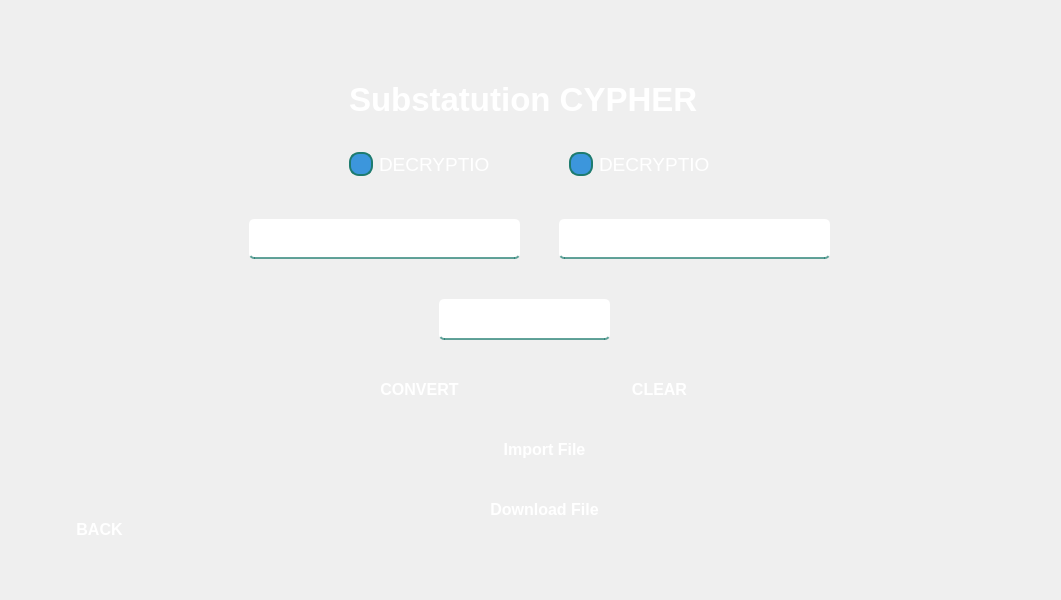
<?xml version="1.0" encoding="UTF-8"?>
<ui version="4.0">
 <class>Form</class>
 <widget class="QWidget" name="Form">
  <property name="geometry">
   <rect>
    <x>0</x>
    <y>0</y>
    <width>1061</width>
    <height>600</height>
   </rect>
  </property>
  <property name="font">
   <font>
    <family>Marlett</family>
    <pointsize>10</pointsize>
   </font>
  </property>
  <property name="windowTitle">
   <string>Form</string>
  </property>
  <widget class="QWidget" name="widget" native="true">
   <property name="geometry">
    <rect>
     <x>9</x>
     <y>19</y>
     <width>1011</width>
     <height>561</height>
    </rect>
   </property>
   <property name="font">
    <font>
     <family>Segoe UI</family>
     <pointsize>10</pointsize>
    </font>
   </property>
   <widget class="QLabel" name="label">
    <property name="geometry">
     <rect>
      <x>10</x>
      <y>0</y>
      <width>971</width>
      <height>551</height>
     </rect>
    </property>
    <property name="styleSheet">
     <string notr="true">border-image: url(:/images/WhatsApp Image 2025-05-04 at 07.01.51_cc208cae.jpg);
border-top-left-radius: 50px;
border-top-RIGHT-radius: 50px;
border-BOTTOM-left-radius: 50px;
border-BOTTOM-RIGHT-radius: 50px;
</string>
    </property>
    <property name="text">
     <string/>
    </property>
   </widget>
   <widget class="QLineEdit" name="lineEdit_2">
    <property name="geometry">
     <rect>
      <x>240</x>
      <y>200</y>
      <width>271</width>
      <height>40</height>
     </rect>
    </property>
    <property name="font">
     <font>
      <family>Segoe UI</family>
      <pointsize>-1</pointsize>
     </font>
    </property>
    <property name="styleSheet">
     <string notr="true">#lineEdit_2 {
    background-color: qlineargradient(
        spread:pad, x1:0, y1:0, x2:1, y2:0,
        stop:0 rgba(30, 123, 111, 0.5), /* أخضر مزرق مع شفافية */
        stop:1 rgba(60, 150, 220, 0.5)  /* أزرق مع شفافية */
    );
    border: none;
    border-bottom: 2px solid rgba(30, 123, 111, 0.7); /* حد سفلي بلون أخضر مع شفافية */
    color: white; /* تغيير لون النص إلى الأبيض */
    padding-bottom: 7px; /* المسافة الداخلية السفلية */
    font-size: 16px; /* حجم الخط */
    border-radius: 5px; /* حواف دائرية خفيفة */
}

#lineEdit_2:focus {
    background-color: qlineargradient(
        spread:pad, x1:0, y1:0, x2:1, y2:0,
        stop:0 rgba(30, 123, 111, 0.7), /* أخضر مزرق مع شفافية عند التركيز */
        stop:1 rgba(60, 150, 220, 0.7)  /* أزرق مع شفافية عند التركيز */
    );
    border-bottom: 2px solid rgba(30, 123, 111, 1); /* حد سفلي أخضر عند التركيز */
    outline: none; /* إزالة الخط المحيط عند التركيز */
}

#lineEdit_2:hover {
    border-bottom: 2px solid rgba(30, 123, 111, 1); /* تفاعل عند المرور بالماوس */
}

#lineEdit_2:disabled {
    background-color: rgba(240, 240, 240, 0.6); /* خلفية باهتة عند تعطيل الحقل */
    color: rgba(128, 128, 128, 0.6); /* لون النص عند تعطيل الحقل */
    border-bottom: 2px solid rgba(200, 200, 200, 0.6); /* حدود باهتة عند تعطيل الحقل */
}
</string>
    </property>
    <property name="text">
     <string/>
    </property>
    <property name="echoMode">
     <enum>QLineEdit::EchoMode::Normal</enum>
    </property>
    <property name="dragEnabled">
     <bool>false</bool>
    </property>
    <property name="readOnly">
     <bool>false</bool>
    </property>
    <property name="placeholderText">
     <string>Plain Text</string>
    </property>
   </widget>
   <widget class="QPushButton" name="pushButton">
    <property name="geometry">
     <rect>
      <x>460</x>
      <y>410</y>
      <width>151</width>
      <height>41</height>
     </rect>
    </property>
    <property name="font">
     <font>
      <family>Segoe UI</family>
      <pointsize>12</pointsize>
      <bold>true</bold>
     </font>
    </property>
    <property name="styleSheet">
     <string notr="true">QPushButton#pushButton {
    background-color: qlineargradient(
        spread:pad, x1:0, y1:0, x2:1, y2:0,
        stop:0 rgba(30, 123, 111, 255),     /* بداية التدرج – أخضر مزرق */
        stop:1 rgba(60, 150, 220, 255)      /* نهاية التدرج – أزرق أوضح */
    );
    color: white;
    border-radius: 20px;
    padding: 8px 20px;
}

QPushButton#pushButton:hover {
    background-color: qlineargradient(
        spread:pad, x1:0, y1:0, x2:1, y2:0,
        stop:0 rgba(25, 115, 105, 255),
        stop:1 rgba(50, 135, 210, 255)      /* زر hover بدرجة أزرق أوضح */
    );
}

QPushButton#pushButton:pressed {
    padding-top: 5px;
    padding-left: 5px;
    background-color: rgb(20, 100, 120);   /* أزرق مخضر غامق وقت الضغط */
}
</string>
    </property>
    <property name="text">
     <string>Import File</string>
    </property>
   </widget>
   <widget class="QLineEdit" name="lineEdit_4">
    <property name="geometry">
     <rect>
      <x>550</x>
      <y>200</y>
      <width>271</width>
      <height>40</height>
     </rect>
    </property>
    <property name="font">
     <font>
      <family>Segoe UI</family>
      <pointsize>-1</pointsize>
     </font>
    </property>
    <property name="styleSheet">
     <string notr="true">#lineEdit_4 {
    background-color: qlineargradient(
        spread:pad, x1:0, y1:0, x2:1, y2:0,
        stop:0 rgba(30, 123, 111, 0.5), /* أخضر مزرق مع شفافية */
        stop:1 rgba(60, 150, 220, 0.5)  /* أزرق مع شفافية */
    );
    border: none;
    border-bottom: 2px solid rgba(30, 123, 111, 0.7); /* حد سفلي بلون أخضر مع شفافية */
    color: white; /* تغيير لون النص إلى الأبيض */
    padding-bottom: 7px; /* المسافة الداخلية السفلية */
    font-size: 16px; /* حجم الخط */
    border-radius: 5px; /* حواف دائرية خفيفة */
}

#lineEdit_4:focus {
    background-color: qlineargradient(
        spread:pad, x1:0, y1:0, x2:1, y2:0,
        stop:0 rgba(30, 123, 111, 0.7), /* أخضر مزرق مع شفافية عند التركيز */
        stop:1 rgba(60, 150, 220, 0.7)  /* أزرق مع شفافية عند التركيز */
    );
    border-bottom: 2px solid rgba(30, 123, 111, 1); /* حد سفلي أخضر عند التركيز */
    outline: none; /* إزالة الخط المحيط عند التركيز */
}

#lineEdit_4:hover {
    border-bottom: 2px solid rgba(30, 123, 111, 1); /* تفاعل عند المرور بالماوس */
}

#lineEdit_4:disabled {
    background-color: rgba(240, 240, 240, 0.6); /* خلفية باهتة عند تعطيل الحقل */
    color: rgba(128, 128, 128, 0.6); /* لون النص عند تعطيل الحقل */
    border-bottom: 2px solid rgba(200, 200, 200, 0.6); /* حدود باهتة عند تعطيل الحقل */
}
</string>
    </property>
    <property name="text">
     <string/>
    </property>
    <property name="echoMode">
     <enum>QLineEdit::EchoMode::Normal</enum>
    </property>
    <property name="placeholderText">
     <string>Cypher Text</string>
    </property>
   </widget>
   <widget class="QLineEdit" name="lineEdit_5">
    <property name="geometry">
     <rect>
      <x>430</x>
      <y>280</y>
      <width>171</width>
      <height>41</height>
     </rect>
    </property>
    <property name="font">
     <font>
      <family>Segoe UI</family>
      <pointsize>-1</pointsize>
     </font>
    </property>
    <property name="styleSheet">
     <string notr="true">#lineEdit_5 {
    background-color: qlineargradient(
        spread:pad, x1:0, y1:0, x2:1, y2:0,
        stop:0 rgba(30, 123, 111, 0.5), /* أخضر مزرق مع شفافية */
        stop:1 rgba(60, 150, 220, 0.5)  /* أزرق مع شفافية */
    );
    border: none;
    border-bottom: 2px solid rgba(30, 123, 111, 0.7); /* حد سفلي بلون أخضر مع شفافية */
    color: white; /* تغيير لون النص إلى الأبيض */
    padding-bottom: 7px; /* المسافة الداخلية السفلية */
    font-size: 16px; /* حجم الخط */
    border-radius: 5px; /* حواف دائرية خفيفة */
}

#lineEdit_5:focus {
    background-color: qlineargradient(
        spread:pad, x1:0, y1:0, x2:1, y2:0,
        stop:0 rgba(30, 123, 111, 0.7), /* أخضر مزرق مع شفافية عند التركيز */
        stop:1 rgba(60, 150, 220, 0.7)  /* أزرق مع شفافية عند التركيز */
    );
    border-bottom: 2px solid rgba(30, 123, 111, 1); /* حد سفلي أخضر عند التركيز */
    outline: none; /* إزالة الخط المحيط عند التركيز */
}

#lineEdit_5:hover {
    border-bottom: 2px solid rgba(30, 123, 111, 1); /* تفاعل عند المرور بالماوس */
}

#lineEdit_5:disabled {
    background-color: rgba(240, 240, 240, 0.6); /* خلفية باهتة عند تعطيل الحقل */
    color: rgba(128, 128, 128, 0.6); /* لون النص عند تعطيل الحقل */
    border-bottom: 2px solid rgba(200, 200, 200, 0.6); /* حدود باهتة عند تعطيل الحقل */
}
</string>
    </property>
    <property name="text">
     <string/>
    </property>
    <property name="placeholderText">
     <string>KEY</string>
    </property>
   </widget>
   <widget class="QPushButton" name="pushButton_3">
    <property name="geometry">
     <rect>
      <x>460</x>
      <y>470</y>
      <width>151</width>
      <height>40</height>
     </rect>
    </property>
    <property name="font">
     <font>
      <family>Segoe UI</family>
      <pointsize>12</pointsize>
      <bold>true</bold>
     </font>
    </property>
    <property name="styleSheet">
     <string notr="true">QPushButton#pushButton_3 {
    background-color: qlineargradient(
        spread:pad, x1:0, y1:0, x2:1, y2:0,
        stop:0 rgba(30, 123, 111, 255),     /* بداية التدرج – أخضر مزرق */
        stop:1 rgba(60, 150, 220, 255)      /* نهاية التدرج – أزرق أوضح */
    );
    color: white;
    border-radius: 20px;
    padding: 8px 20px;
}

QPushButton#pushButton_3:hover {
    background-color: qlineargradient(
        spread:pad, x1:0, y1:0, x2:1, y2:0,
        stop:0 rgba(25, 115, 105, 255),
        stop:1 rgba(50, 135, 210, 255)      /* زر hover بدرجة أزرق أوضح */
    );
}

QPushButton#pushButton_3:pressed {
    padding-top: 5px;
    padding-left: 5px;
    background-color: rgb(20, 100, 120);   /* أزرق مخضر غامق وقت الضغط */
}
</string>
    </property>
    <property name="text">
     <string>Download File</string>
    </property>
   </widget>
   <widget class="QPushButton" name="pushButton_4">
    <property name="geometry">
     <rect>
      <x>580</x>
      <y>350</y>
      <width>141</width>
      <height>40</height>
     </rect>
    </property>
    <property name="font">
     <font>
      <family>Segoe UI</family>
      <pointsize>12</pointsize>
      <bold>true</bold>
     </font>
    </property>
    <property name="styleSheet">
     <string notr="true">QPushButton#pushButton_4 {
    background-color: qlineargradient(
        spread:pad, x1:0, y1:0, x2:1, y2:0,
        stop:0 rgba(30, 123, 111, 255),     /* بداية التدرج – أخضر مزرق */
        stop:1 rgba(60, 150, 220, 255)      /* نهاية التدرج – أزرق أوضح */
    );
    color: white;
    border-radius: 20px;
    padding: 8px 20px;
}

QPushButton#pushButton_4:hover {
    background-color: qlineargradient(
        spread:pad, x1:0, y1:0, x2:1, y2:0,
        stop:0 rgba(25, 115, 105, 255),
        stop:1 rgba(50, 135, 210, 255)      /* زر hover بدرجة أزرق أوضح */
    );
}

QPushButton#pushButton_4:pressed {
    padding-top: 5px;
    padding-left: 5px;
    background-color: rgb(20, 100, 120);   /* أزرق مخضر غامق وقت الضغط */
}
</string>
    </property>
    <property name="text">
     <string>CLEAR</string>
    </property>
   </widget>
   <widget class="QPushButton" name="pushButton_5">
    <property name="geometry">
     <rect>
      <x>340</x>
      <y>350</y>
      <width>141</width>
      <height>40</height>
     </rect>
    </property>
    <property name="font">
     <font>
      <family>Segoe UI</family>
      <pointsize>12</pointsize>
      <bold>true</bold>
     </font>
    </property>
    <property name="styleSheet">
     <string notr="true">QPushButton#pushButton_5 {
    background-color: qlineargradient(
        spread:pad, x1:0, y1:0, x2:1, y2:0,
        stop:0 rgba(30, 123, 111, 255),     /* بداية التدرج – أخضر مزرق */
        stop:1 rgba(60, 150, 220, 255)      /* نهاية التدرج – أزرق أوضح */
    );
    color: white;
    border-radius: 20px;
    padding: 8px 20px;
}

QPushButton#pushButton_5:hover {
    background-color: qlineargradient(
        spread:pad, x1:0, y1:0, x2:1, y2:0,
        stop:0 rgba(25, 115, 105, 255),
        stop:1 rgba(50, 135, 210, 255)      /* زر hover بدرجة أزرق أوضح */
    );
}

QPushButton#pushButton_5:pressed {
    padding-top: 5px;
    padding-left: 5px;
    background-color: rgb(20, 100, 120);   /* أزرق مخضر غامق وقت الضغط */
}
</string>
    </property>
    <property name="text">
     <string>CONVERT</string>
    </property>
   </widget>
   <widget class="QRadioButton" name="radioButton">
    <property name="geometry">
     <rect>
      <x>550</x>
      <y>120</y>
      <width>161</width>
      <height>51</height>
     </rect>
    </property>
    <property name="font">
     <font>
      <family>Segoe UI</family>
      <pointsize>14</pointsize>
     </font>
    </property>
    <property name="styleSheet">
     <string notr="true">QRadioButton#radioButton {
    color: white;
    padding: 10px;
}

QRadioButton#radioButton::indicator {
    border: 2px solid rgba(30, 123, 111, 255); /* Outer border color – bluish green */
    border-radius: 10px;
    width: 20px;
    height: 20px;
    background-color: rgba(60, 150, 220, 255); /* Base color – light blue */
}

QRadioButton#radioButton::indicator:checked {
    background-color: rgba(25, 115, 105, 255); /* When checked – greenish blue */
    border: 2px solid rgba(50, 135, 210, 255); /* Border color when checked */
}

QRadioButton#radioButton::indicator:hover {
    background-color: rgba(50, 135, 210, 255); /* Light blue on hover */
    border: 2px solid rgba(30, 123, 111, 255); /* Border color on hover */
}
</string>
    </property>
    <property name="text">
     <string>DECRYPTION</string>
    </property>
   </widget>
   <widget class="QRadioButton" name="radioButton_2">
    <property name="geometry">
     <rect>
      <x>330</x>
      <y>120</y>
      <width>161</width>
      <height>51</height>
     </rect>
    </property>
    <property name="font">
     <font>
      <family>Segoe UI</family>
      <pointsize>14</pointsize>
     </font>
    </property>
    <property name="styleSheet">
     <string notr="true">QRadioButton#radioButton_2 {
    color: white;
    padding: 10px;
}

QRadioButton#radioButton_2::indicator {
    border: 2px solid rgba(30, 123, 111, 255); /* Outer border color – bluish green */
    border-radius: 10px;
    width: 20px;
    height: 20px;
    background-color: rgba(60, 150, 220, 255); /* Base color – light blue */
}

QRadioButton#radioButton_2::indicator:checked {
    background-color: rgba(25, 115, 105, 255); /* When checked – greenish blue */
    border: 2px solid rgba(50, 135, 210, 255); /* Border color when checked */
}

QRadioButton#radioButton_2::indicator:hover {
    background-color: rgba(50, 135, 210, 255); /* Light blue on hover */
    border: 2px solid rgba(30, 123, 111, 255); /* Border color on hover */
}
</string>
    </property>
    <property name="text">
     <string>DECRYPTION</string>
    </property>
   </widget>
   <widget class="QLabel" name="label_2">
    <property name="geometry">
     <rect>
      <x>340</x>
      <y>60</y>
      <width>381</width>
      <height>41</height>
     </rect>
    </property>
    <property name="font">
     <font>
      <family>Segoe UI</family>
      <pointsize>25</pointsize>
      <bold>true</bold>
     </font>
    </property>
    <property name="styleSheet">
     <string notr="true">color: rgb(255, 255, 255);</string>
    </property>
    <property name="text">
     <string>Substatution CYPHER</string>
    </property>
   </widget>
   <widget class="QPushButton" name="pushButton_6">
    <property name="geometry">
     <rect>
      <x>40</x>
      <y>490</y>
      <width>101</width>
      <height>41</height>
     </rect>
    </property>
    <property name="font">
     <font>
      <family>Segoe UI</family>
      <pointsize>12</pointsize>
      <bold>true</bold>
     </font>
    </property>
    <property name="styleSheet">
     <string notr="true">QPushButton#pushButton_6 {
    background-color: qlineargradient(
        spread:pad, x1:0, y1:0, x2:1, y2:0,
        stop:0 rgba(30, 123, 111, 255),     /* بداية التدرج – أخضر مزرق */
        stop:1 rgba(60, 150, 220, 255)      /* نهاية التدرج – أزرق أوضح */
    );
    color: white;
    border-radius: 20px;
    padding: 8px 20px;
}

QPushButton#pushButton_6:hover {
    background-color: qlineargradient(
        spread:pad, x1:0, y1:0, x2:1, y2:0,
        stop:0 rgba(25, 115, 105, 255),
        stop:1 rgba(50, 135, 210, 255)      /* زر hover بدرجة أزرق أوضح */
    );
}

QPushButton#pushButton_6:pressed {
    padding-top: 5px;
    padding-left: 5px;
    background-color: rgb(20, 100, 120);   /* أزرق مخضر غامق وقت الضغط */
}
</string>
    </property>
    <property name="text">
     <string>BACK</string>
    </property>
   </widget>
  </widget>
 </widget>
 <resources>
  <include location="../../../../../Qt/6.8.3/mingw_64/bin/src.qrc"/>
 </resources>
 <connections/>
</ui>
